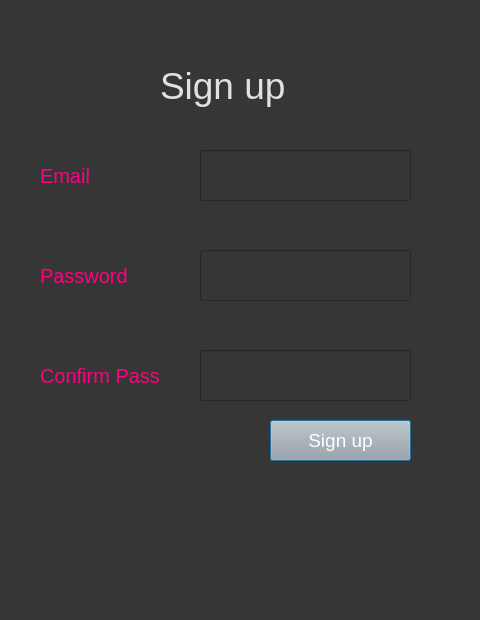
<?xml version="1.0" encoding="UTF-8"?>
<ui version="4.0">
 <class>Dialog</class>
 <widget class="QDialog" name="Dialog">
  <property name="geometry">
   <rect>
    <x>0</x>
    <y>0</y>
    <width>480</width>
    <height>620</height>
   </rect>
  </property>
  <property name="windowTitle">
   <string>Dialog</string>
  </property>
  <property name="styleSheet">
   <string notr="true">background-color: rgb(54, 54, 54);</string>
  </property>
  <widget class="QLabel" name="label">
   <property name="geometry">
    <rect>
     <x>160</x>
     <y>50</y>
     <width>171</width>
     <height>71</height>
    </rect>
   </property>
   <property name="styleSheet">
    <string notr="true">color:rgb(225, 225, 225); font-size:28pt;</string>
   </property>
   <property name="text">
    <string>Sign up</string>
   </property>
  </widget>
  <widget class="QLabel" name="label_2">
   <property name="geometry">
    <rect>
     <x>40</x>
     <y>160</y>
     <width>101</width>
     <height>31</height>
    </rect>
   </property>
   <property name="styleSheet">
    <string notr="true">font-size:15pt; color:rgb(255, 0, 127)</string>
   </property>
   <property name="text">
    <string>Email</string>
   </property>
  </widget>
  <widget class="QLineEdit" name="email">
   <property name="geometry">
    <rect>
     <x>200</x>
     <y>150</y>
     <width>211</width>
     <height>51</height>
    </rect>
   </property>
   <property name="styleSheet">
    <string notr="true">font-size:14pt; color:rgb(243, 243, 243)</string>
   </property>
  </widget>
  <widget class="QLineEdit" name="password">
   <property name="geometry">
    <rect>
     <x>200</x>
     <y>250</y>
     <width>211</width>
     <height>51</height>
    </rect>
   </property>
   <property name="styleSheet">
    <string notr="true">font-size:14pt; color:rgb(243, 243, 243)</string>
   </property>
   <property name="text">
    <string/>
   </property>
  </widget>
  <widget class="QLabel" name="label_3">
   <property name="geometry">
    <rect>
     <x>40</x>
     <y>260</y>
     <width>111</width>
     <height>31</height>
    </rect>
   </property>
   <property name="styleSheet">
    <string notr="true">font-size:15pt; color:rgb(255, 0, 127)</string>
   </property>
   <property name="text">
    <string>Password</string>
   </property>
  </widget>
  <widget class="QPushButton" name="signupbutton">
   <property name="geometry">
    <rect>
     <x>270</x>
     <y>420</y>
     <width>141</width>
     <height>41</height>
    </rect>
   </property>
   <property name="styleSheet">
    <string notr="true">background-color: rgb(167, 168, 167); font-size:14pt; color:rgb(255, 255, 255)</string>
   </property>
   <property name="text">
    <string>Sign up</string>
   </property>
  </widget>
  <widget class="QLineEdit" name="confirmpass">
   <property name="geometry">
    <rect>
     <x>200</x>
     <y>350</y>
     <width>211</width>
     <height>51</height>
    </rect>
   </property>
   <property name="styleSheet">
    <string notr="true">font-size:14pt; color:rgb(243, 243, 243)</string>
   </property>
   <property name="text">
    <string/>
   </property>
  </widget>
  <widget class="QLabel" name="label_4">
   <property name="geometry">
    <rect>
     <x>40</x>
     <y>360</y>
     <width>151</width>
     <height>31</height>
    </rect>
   </property>
   <property name="styleSheet">
    <string notr="true">font-size:15pt; color:rgb(255, 0, 127)</string>
   </property>
   <property name="text">
    <string>Confirm Pass</string>
   </property>
  </widget>
 </widget>
 <resources/>
 <connections/>
</ui>
